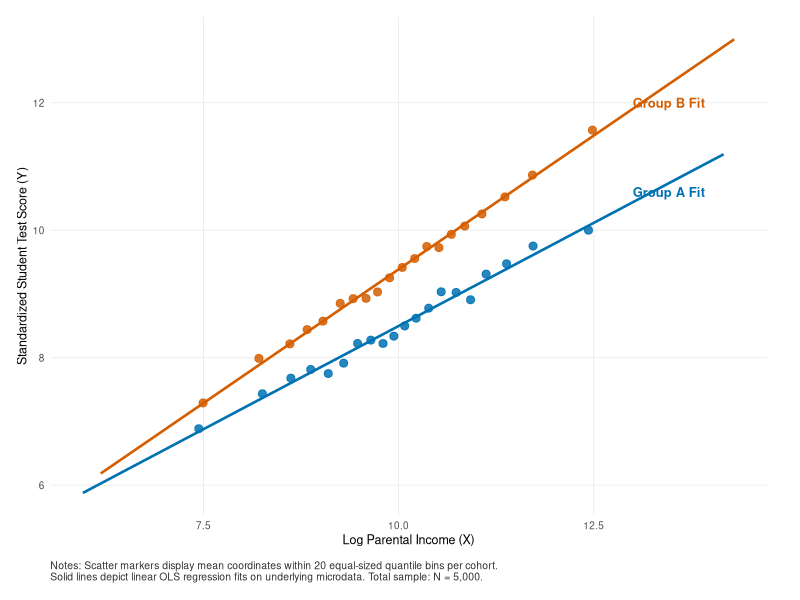
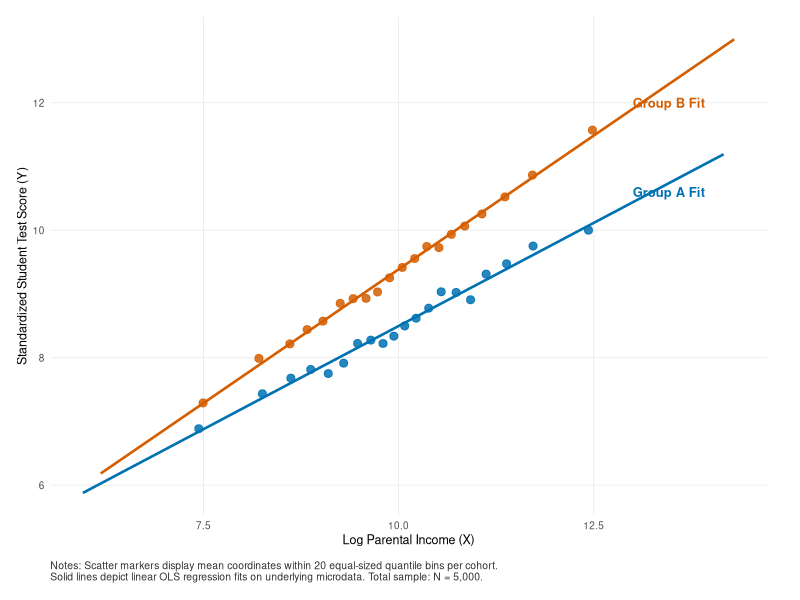
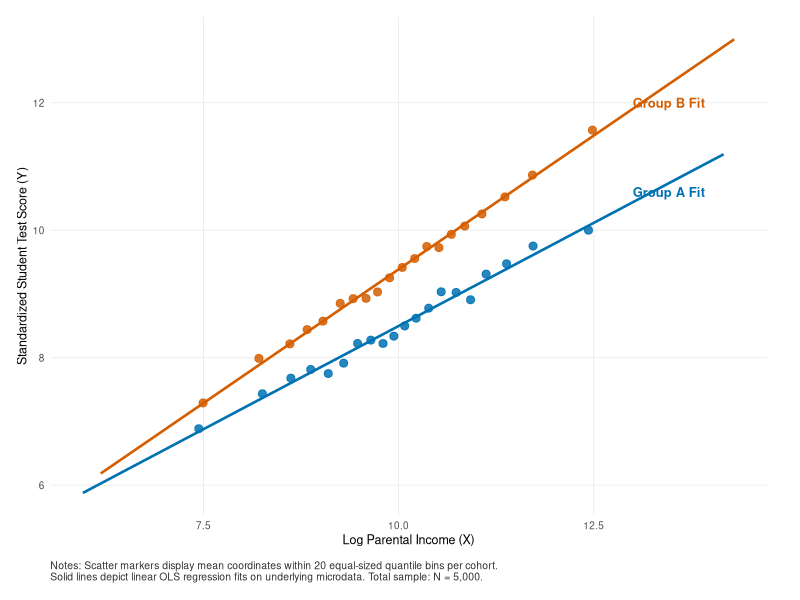

Here is the R script that generated these plots, in order:
# Publication-Grade Binned Scatter Plot (R / ggplot2)
# Adheres to Gastel & Day exhibit standards and Cattaneo et al. (2024)
#
# Citations:
# - Cattaneo, M. D., R. K. Crump, M. H. Farrell, and Y. Feng (2024). On Binscatter.
#   American Economic Review, 114(5), 1488-1514.
#   DOI: 10.1257/aer.20221576

suppressPackageStartupMessages({
  library(ggplot2)
})

# 1. Simulate Microdata
simulate_binscatter_data <- function(n = 5000, seed = 42) {
  set.seed(seed)
  x <- rnorm(n, mean = 10, sd = 1.2)
  group <- rbinom(n, size = 1, prob = 0.5)
  beta_0 <- 2.0 - 0.8 * group
  beta_1 <- 0.65 + 0.17 * group
  y <- beta_0 + beta_1 * x + rnorm(n, mean = 0, sd = 0.9)
  
  data.frame(x = x, y = y, group = factor(group, labels = c("Group A", "Group B")))
}

# 2. Compute Quantile Bins
compute_quantile_bins <- function(df, n_bins = 20) {
  split_dfs <- split(df, df$group)
  
  binned_list <- lapply(split_dfs, function(sub_df) {
    probs <- seq(0, 1, length.out = n_bins + 1)
    breaks <- quantile(sub_df$x, probs = probs, na.rm = TRUE)
    sub_df$bin <- cut(sub_df$x, breaks = unique(breaks), include.lowest = TRUE)
    
    agg <- aggregate(cbind(x, y) ~ bin, data = sub_df, FUN = mean)
    agg$group <- sub_df$group[1]
    agg
  })
  
  do.call(rbind, binned_list)
}

# 3. Render Exhibit
plot_binscatter_r <- function(raw_df, binned_df, out_pdf = "binscatter_r.pdf", out_png = "binscatter_r.png") {
  p <- ggplot() +
    # Binned mean markers
    geom_point(
      data = binned_df,
      aes(x = x, y = y, color = group),
      size = 2.4,
      alpha = 0.85
    ) +
    # Linear OLS regression lines fit on microdata
    geom_smooth(
      data = raw_df,
      aes(x = x, y = y, color = group),
      method = "lm",
      formula = y ~ x,
      se = FALSE,
      linewidth = 0.9
    ) +
    scale_color_manual(values = c("Group A" = "#0072B2", "Group B" = "#D55E00")) +
    annotate("text", x = 13.0, y = 10.6, label = "Group A Fit", color = "#0072B2", size = 3.3, fontface = "bold", hjust = 0) +
    annotate("text", x = 13.0, y = 12.0, label = "Group B Fit", color = "#D55E00", size = 3.3, fontface = "bold", hjust = 0) +
    labs(
      x = "Log Parental Income (X)",
      y = "Standardized Student Test Score (Y)",
      caption = paste(
        "Notes: Scatter markers display mean coordinates within 20 equal-sized quantile bins per cohort.",
        "Solid lines depict linear OLS regression fits on underlying microdata. Total sample: N = 5,000.",
        sep = "\n"
      )
    ) +
    theme_minimal(base_size = 9, base_family = "sans") +
    theme(
      legend.position = "none",
      panel.grid.minor = element_blank(),
      panel.grid.major = element_line(color = "#ebebeb", linewidth = 0.3),
      plot.caption = element_text(size = 7.5, color = "#333333", hjust = 0, margin = margin(t = 10)),
      plot.margin = margin(12, 24, 12, 12)
    )
  
  ggsave(out_pdf, plot = p, width = 7.2, height = 4.6, device = "pdf")
  ggsave(out_png, plot = p, width = 7.2, height = 4.6, dpi = 300)
  message(sprintf("Saved: %s and %s", out_pdf, out_png))
  return(p)
}

main <- function() {
  args <- commandArgs(trailingOnly = FALSE)
  file_arg <- grep("^--file=", args, value = TRUE)
  if (length(file_arg) > 0) {
    script_dir <- dirname(normalizePath(sub("^--file=", "", file_arg[1]), winslash = "/"))
  } else {
    script_dir <- getwd()
  }
  
  raw <- simulate_binscatter_data()
  binned <- compute_quantile_bins(raw)
  out_pdf <- file.path(script_dir, "binscatter_r.pdf")
  out_png <- file.path(script_dir, "binscatter_r.png")
  plot_binscatter_r(raw, binned, out_pdf, out_png)
}

if (!interactive()) {
  main()
}
